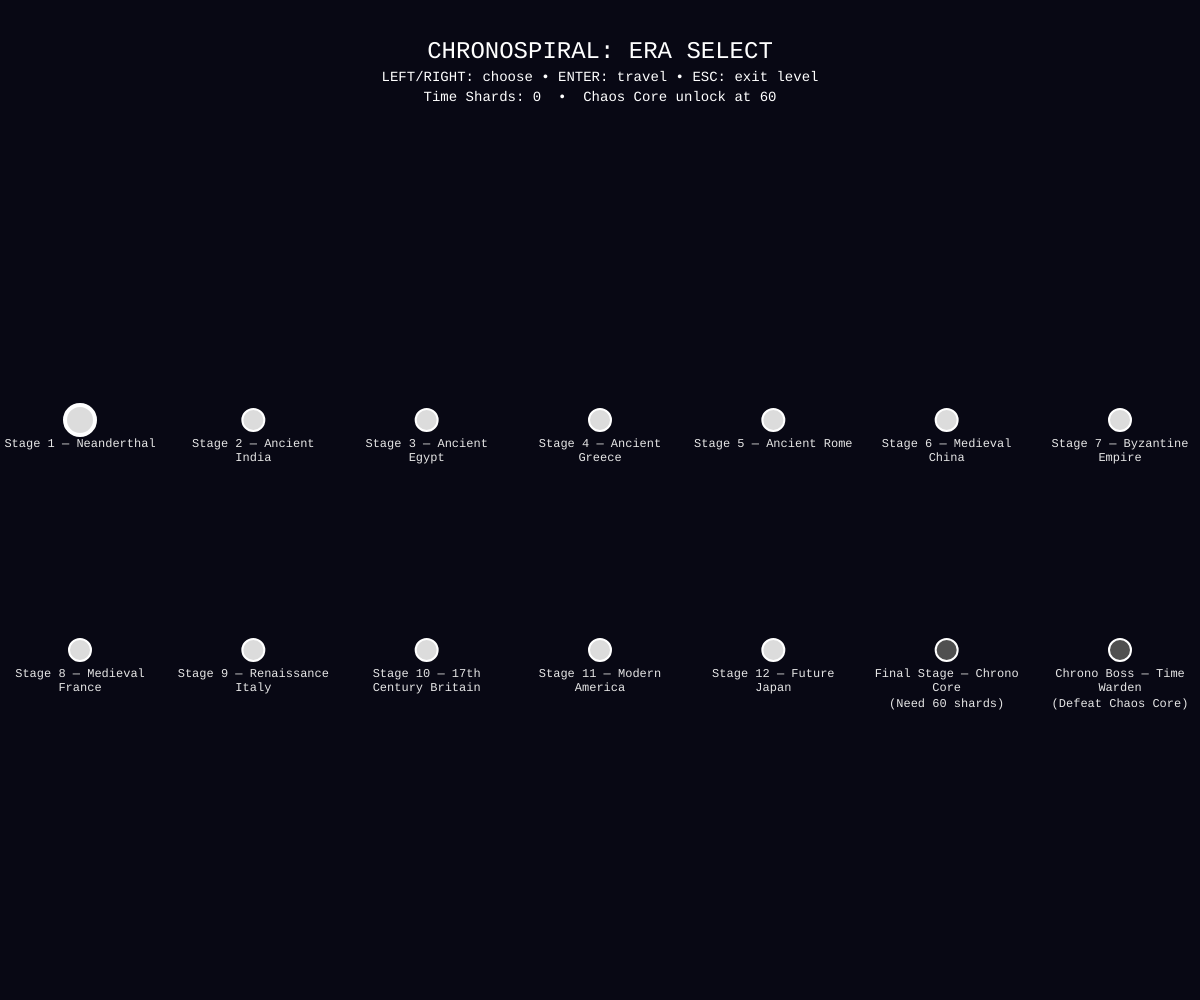
Frame 1 (no input)
Frame 60 (no input): identical to frame 1, image omitted
Frame 120 (the mouse pressed at the canvas centre since frame 60): identical to frame 1, image omitted

The p5.js sketch that drew this single still picture (run headless with seeded random() and noise() and a simulated clock; from frame 60 on, the mouse is pressed at the canvas centre):

// p5.js sketch
// ── sketch.js
// ChronoSpiral: Radial time-travel platformer prototype
// p5.js 1.11.x

const CANVAS_W = 960; // kept as legacy, not used for createCanvas
const CANVAS_H = 540;

let centerX, centerY;

// Base spiral parameter used by all platform curves
let spiralA = 12; // tightness of the spiral (r = a * theta)
let maxTheta = 10 * Math.PI;

let player;
let currentLevel = 0;
let currentLevelIndex = 0;

const START_THETA_FACTOR = 0.9; // start near the outer edge

// Game states
let GAME_STATE = "MAP"; // MAP | INTRO | PLAY
let introTimer = 0;
const INTRO_DURATION = 120; // frames (~2 seconds)

const LEVEL_TIME_LIMIT_FRAMES = 3 * 60 * 60; // 3 minutes at 60fps
let levelTimeFramesRemaining = LEVEL_TIME_LIMIT_FRAMES;
let shardsEarnedThisRun = 0;

let unlockedLevels = [];
let selectedLevelIndex = 0;

const levels = [
  {
    name: "Stage 1 — Neanderthal",
    year: "40,000 BCE",
    location: "Ancient Caves",
    palette: { bg: [12, 12, 28], spiral: [90, 200, 140], portal: [80, 180, 255] },
    musicHint: "Cavern beats, bone clacks",
    enemyTint: [220, 120, 80],
    enemyType: "neanderthal",
    enemyCount: 4,
    enemyOffsets: [-20, 20],
    shardCount: 5,
    difficulty: { gravityScale: 1, runSpeedScale: 1, enemySpeedScale: 1 },
    // Simple Archimedean spiral
    platformCurve: (theta) => spiralA * theta,
  },
  {
    name: "Stage 2 — Ancient India",
    year: "2500 BCE",
    location: "Indus Valley",
    palette: { bg: [9, 10, 24], spiral: [200, 150, 255], portal: [255, 205, 90] },
    musicHint: "Sitar-like arps, tabla blips",
    enemyTint: [255, 140, 120],
    enemyType: "lotusOrb",
    enemyCount: 6,
    enemyOffsets: [-30, -10, 10, 30],
    shardCount: 7,
    difficulty: { gravityScale: 1, runSpeedScale: 1, enemySpeedScale: 1 },
    // Lotus/mandala-esque: spiral + radial petals
    platformCurve: (theta) => {
      const base = spiralA * theta;
      const petalAmp = 30; // strength of petals
      const petals = 3; // number of lobes
      return base + petalAmp * Math.sin(petals * theta);
    },
  },
  {
    name: "Stage 3 — Ancient Egypt",
    year: "1450 BCE",
    location: "Banks of the Nile",
    palette: { bg: [16, 10, 18], spiral: [240, 200, 120], portal: [255, 240, 180] },
    musicHint: "Desert winds, square-wave chants",
    enemyTint: [255, 170, 70],
    enemyType: "scarab",
    enemyCount: 7,
    enemyOffsets: [-40, -20, 0, 20, 40],
    shardCount: 8,
    difficulty: { gravityScale: 1, runSpeedScale: 1.05, enemySpeedScale: 1.05 },
    // Stepped pyramid: spiral snapped to tiered steps
    platformCurve: (theta) => {
      const base = spiralA * theta;
      const stepSize = 40; // height of each "tier"
      return Math.floor(base / stepSize) * stepSize;
    },
  },
  {
    name: "Stage 4 — Ancient Greece",
    year: "450 BCE",
    location: "Aegean Coast",
    palette: { bg: [8, 12, 26], spiral: [120, 220, 255], portal: [180, 230, 255] },
    musicHint: "Lyre plucks over arps",
    enemyTint: [140, 200, 255],
    enemyType: "hoplite",
    enemyCount: 8,
    enemyOffsets: [-35, -15, 15, 35],
    shardCount: 9,
    difficulty: { gravityScale: 1.05, runSpeedScale: 1.05, enemySpeedScale: 1.1 },
    // Star / laurel-like: spiral with spikes
    platformCurve: (theta) => {
      const base = spiralA * theta;
      const starAmp = 40;
      const spikes = 5;
      // subtract starAmp so r(0) ~ 0 and center still works
      return base + starAmp * Math.cos(spikes * theta) - starAmp;
    },
  },
  {
    name: "Stage 5 — Ancient Rome",
    year: "80 CE",
    location: "Rising Colosseum",
    palette: { bg: [20, 10, 24], spiral: [235, 210, 170], portal: [255, 235, 130] },
    musicHint: "Horn calls, marching toms",
    enemyTint: [220, 140, 90],
    enemyType: "legionary",
    enemyCount: 9,
    enemyOffsets: [-35, -15, 15, 35],
    shardCount: 10,
    difficulty: { gravityScale: 1.1, runSpeedScale: 1.08, enemySpeedScale: 1.12 },
    // Tiered colosseum ramps with arches
    platformCurve: (theta) => {
      const base = spiralA * theta;
      const stepSize = 30;
      const tiered = Math.floor(base / stepSize) * stepSize;
      const colosseumWave = 10 * Math.sin(4 * theta);
      return tiered + colosseumWave;
    },
  },
  {
    name: "Stage 6 — Medieval China",
    year: "1100 CE",
    location: "Great Wall Peaks",
    palette: { bg: [8, 20, 26], spiral: [60, 200, 160], portal: [255, 200, 140] },
    musicHint: "Lantern lullabies, bamboo flutes",
    enemyTint: [180, 200, 255],
    enemyType: "lanternSpirit",
    enemyCount: 9,
    enemyOffsets: [-30, -10, 10, 30],
    shardCount: 11,
    difficulty: { gravityScale: 1.12, runSpeedScale: 1.1, enemySpeedScale: 1.15 },
    // Great Wall-like crenellations along the spiral
    platformCurve: (theta) => {
      const base = spiralA * theta;
      const segmentSize = 35;
      const wallBase = Math.floor(base / segmentSize) * segmentSize;
      const crenel = 8 * Math.sign(Math.sin(theta * 6));
      return wallBase + crenel;
    },
  },
  {
    name: "Stage 7 — Byzantine Empire",
    year: "540 CE",
    location: "Constantinople",
    palette: { bg: [10, 8, 30], spiral: [240, 210, 120], portal: [255, 255, 210] },
    musicHint: "Chanting mosaics, bronze bells",
    enemyTint: [255, 200, 120],
    enemyType: "ikon",
    enemyCount: 10,
    enemyOffsets: [-32, -12, 12, 32],
    shardCount: 12,
    difficulty: { gravityScale: 1.15, runSpeedScale: 1.12, enemySpeedScale: 1.18 },
    // Smooth repeating dome bulges along the spiral
    platformCurve: (theta) => {
      const base = spiralA * theta;
      const domeAmp = 24;
      const domes = 6;
      const domeShape = Math.pow(Math.cos((domes * theta) / 2), 2);
      return base + domeAmp * domeShape;
    },
  },
  {
    name: "Stage 8 — Medieval France",
    year: "1250 CE",
    location: "Cathedral Streets",
    palette: {
      bg: [15, 10, 22],
      spiral: [210, 190, 150],
      portal: [255, 220, 160],
    },
    musicHint: "Lute and choir over marching drums",
    enemyTint: [210, 140, 160],
    enemyType: "frKnight",
    enemyCount: 9,
    enemyOffsets: [-35, -15, 15, 35],
    shardCount: 10,
    difficulty: { gravityScale: 1.18, runSpeedScale: 1.14, enemySpeedScale: 1.2 },
    // Gothic arches along the spiral: base + absolute sine arches
    platformCurve: (theta) => {
      const base = spiralA * theta;
      const archAmp = 18;
      const arches = 4;
      const archShape = Math.abs(Math.sin(arches * theta));
      return base + archAmp * archShape;
    },
  },
  {
    name: "Stage 9 — Renaissance Italy",
    year: "1490 CE",
    location: "Florentine Studios",
    palette: {
      bg: [18, 10, 18],
      spiral: [235, 205, 165],
      portal: [255, 235, 200],
    },
    musicHint: "Harpsichord patterns, mechanical ticks",
    enemyTint: [200, 150, 90],
    enemyType: "itInventor",
    enemyCount: 10,
    enemyOffsets: [-30, -10, 10, 30],
    shardCount: 11,
    difficulty: { gravityScale: 1.2, runSpeedScale: 1.16, enemySpeedScale: 1.25 },
    // Da Vinci curves: spiral plus layered smooth waves
    platformCurve: (theta) => {
      const base = spiralA * theta;
      const wave1 = 16 * Math.sin(2 * theta);
      const wave2 = 10 * Math.sin(4 * theta + Math.PI / 4);
      return base + wave1 + wave2;
    },
  },
  {
    name: "Stage 10 — 17th Century Britain",
    year: "1620 CE",
    location: "Coasts of Britain",
    palette: {
      bg: [8, 12, 20],
      spiral: [190, 200, 210],
      portal: [255, 245, 190],
    },
    musicHint: "Fiddles over rolling sea drums",
    enemyTint: [170, 150, 120],
    enemyType: "britMusketeer",
    enemyCount: 10,
    enemyOffsets: [-40, -20, 0, 20, 40],
    shardCount: 12,
    difficulty: { gravityScale: 1.22, runSpeedScale: 1.18, enemySpeedScale: 1.28 },
    // Rolling waves: spiral with compound sine “sea” wobble
    platformCurve: (theta) => {
      const base = spiralA * theta;
      const mainWave = 20 * Math.sin(1.5 * theta);
      const chop = 6 * Math.sin(5 * theta);
      return base + mainWave + chop;
    },
  },
  {
    name: "Stage 11 — Modern America",
    year: "1985 CE",
    location: "Neon Freeways",
    palette: {
      bg: [6, 10, 18],
      spiral: [160, 200, 240],
      portal: [255, 80, 80],
    },
    musicHint: "Synth bass, freeway hum, snares",
    enemyTint: [255, 170, 90],
    enemyType: "usSkater",
    enemyCount: 11,
    enemyOffsets: [-35, -15, 15, 35],
    shardCount: 13,
    difficulty: { gravityScale: 1.24, runSpeedScale: 1.2, enemySpeedScale: 1.32 },
    // Freeway cloverleaf: repeating ramp (sawtooth) pattern
    platformCurve: (theta) => {
      const base = spiralA * theta;
      const period = Math.PI / 2;
      const local = theta % period;
      const ramp = local / period;
      const buildingAmp = 30;
      return base + buildingAmp * ramp;
    },
  },
  {
    name: "Stage 12 — Future Japan",
    year: "2188 CE",
    location: "Neo Tokyo Skyline",
    palette: {
      bg: [4, 6, 16],
      spiral: [200, 80, 255],
      portal: [120, 255, 200],
    },
    musicHint: "Fast arps, city pop ghosts, glitch kicks",
    enemyTint: [255, 120, 200],
    enemyType: "jpMech",
    enemyCount: 12,
    enemyOffsets: [-40, -20, 0, 20, 40],
    shardCount: 14,
    difficulty: { gravityScale: 1.28, runSpeedScale: 1.25, enemySpeedScale: 1.38 },
    // Neon starburst: spiral with high-frequency spikes
    platformCurve: (theta) => {
      const base = spiralA * theta;
      const spikeAmp = 26;
      const spikes = 7;
      return base + spikeAmp * Math.sin(spikes * theta);
    },
  },
  {
    name: "Final Stage — Chrono Core",
    year: "???",
    location: "The Broken Spiral",
    palette: {
      bg: [6, 4, 12],
      spiral: [240, 120, 255],
      portal: [120, 255, 220],
    },
    musicHint: "Fractured time core, glitch choir",
    enemyTint: [255, 240, 180],
    enemyType: "bossChaos",
    enemyCount: 1,
    enemyOffsets: [0],
    shardCount: 0,
    difficulty: { gravityScale: 1.35, runSpeedScale: 1.28, enemySpeedScale: 1.5 },
    isPulseLevel: true,
    pulseIntervalFrames: 20 * 60,
    pulseSpeed: 0.08,
    safeZones: [
      { thetaStart: 2.0 * Math.PI, thetaEnd: 2.3 * Math.PI },
      { thetaStart: 4.0 * Math.PI, thetaEnd: 4.3 * Math.PI },
      { thetaStart: 6.0 * Math.PI, thetaEnd: 6.35 * Math.PI },
    ],
    // Wild, unstable curve for the finale
    platformCurve: (theta) => {
      const base = spiralA * theta;
      const chaos = 50 * Math.sin(3 * theta + Math.sin(theta * 2));
      return base + chaos;
    },
  },
  {
    name: "Chrono Boss — Time Warden",
    year: "???",
    location: "Heart of the Nexus",
    palette: {
      bg: [4, 2, 10],
      spiral: [255, 200, 120],
      portal: [120, 255, 200],
    },
    musicHint: "Unknown entity stirring...",
    enemyTint: [255, 180, 200],
    enemyType: "bossWarden",
    enemyCount: 1,
    enemyOffsets: [0],
    shardCount: 0,
    difficulty: { gravityScale: -1.2, runSpeedScale: 1.32, enemySpeedScale: 1.6 },
    isCoreBossLevel: true,
    bossDurationFrames: 60 * 60,
    bossMaxPull: 220,
    platformCurve: (theta) => {
      const base = spiralA * theta;
      const ripple = 34 * Math.sin(2.2 * theta + Math.sin(theta));
      return Math.max(0, base + ripple - bossPullOffset);
    },
  },
];

const CHRONO_CORE_INDEX = levels.length - 2; // Final Stage — Chrono Core
const BOSS_LEVEL_INDEX = levels.length - 1; // Time Warden
const BOSS_SHARD_GOAL = 60;
const DOUBLE_JUMP_SHARD_THRESHOLD = 30;
const INVULN_SHARD_THRESHOLD = 15;
const FREEZE_SHARD_THRESHOLD = 45;
const INVULN_DURATION = 60; // frames
const FREEZE_DURATION = 120; // frames
const INVULN_COOLDOWN_FRAMES = 15 * 60; // 15 seconds at 60fps
const FREEZE_COOLDOWN_FRAMES = 30 * 60; // 30 seconds at 60fps

const enemies = [];
const shards = [];
let globalShardTotal = 0;
let invulnFrames = 0;
let freezeFrames = 0;
let invulnCooldown = 0;
let freezeCooldown = 0;
let pulseActive = false;
let pulseHeadTheta = 0;
let pulseCooldown = 0;
let bossPullOffset = 0;
let bossDurationTotal = LEVEL_TIME_LIMIT_FRAMES;

// --- Helpers for current level & platform curve ---

function currentLevelObj() {
  return levels[currentLevel % levels.length];
}

function platformR(theta) {
  return currentLevelObj().platformCurve(theta);
}

// Find the closest inner spiral ring along the same radial direction.
// Returns {theta, r} or null when nothing suitable is found.
function findInnerRing(theta, currentR) {
  const baseAngle = ((theta % TWO_PI) + TWO_PI) % TWO_PI;

  let best = null;
  let bestDiff = Infinity;
  const maxJumpGap = 80; // maximum inward snap distance

  for (let t = baseAngle; t <= maxTheta; t += TWO_PI) {
    const ringR = platformR(t);
    if (ringR < currentR) {
      const diff = currentR - ringR;
      if (diff < maxJumpGap && diff < bestDiff) {
        bestDiff = diff;
        best = { theta: t, r: ringR };
      }
    }
  }

  return best;
}

// --- Player ---

class Player {
  constructor() {
    // Start near the "outer" end of the path
    this.theta = maxTheta * START_THETA_FACTOR;
    this.prevTheta = this.theta;
    this.rVel = 0;
    this.jumpStrength = -4; // toned-down inward impulse
    this.maxOutwardSpeed = 3; // cap falling speed
    this.onGround = false;
    this.radius = 14;
    this.coyoteFrames = 0;
    this.movingDir = 0; // -1 left, 1 right, 0 idle
    this.facingDir = 1; // remembered facing when idle
    this.doubleJumpReady = false;
    this.airJumpUsed = false;
    this.jumpHeld = false;
    this.downHeld = false;
    this.seekingInnerRing = false;

    // Climb animation state
    this.climbAnimating = false;
    this.climbFromR = 0;
    this.climbToR = 0;
    this.climbFromTheta = 0;
    this.climbToTheta = 0;
    this.climbFrames = 14;
    this.climbTimer = 0;

    // Drop animation state
    this.dropAnimating = false;
    this.dropFromR = 0;
    this.dropToR = 0;
    this.dropFromTheta = 0;
    this.dropToTheta = 0;
    this.dropAnimFrames = 16;
    this.dropAnimTimer = 0;

    const initialR = platformR(this.theta);
    this.r = initialR;
    this.x = centerX + initialR * Math.cos(this.theta);
    this.y = centerY + initialR * Math.sin(this.theta);
  }

  update() {
    const level = currentLevelObj();
    const gravity = 0.22 * (level.difficulty?.gravityScale ?? 1); // radial outward acceleration
    const runSpeed = 0.035 * (level.difficulty?.runSpeedScale ?? 1); // scaled per-level pace

    // Handle climb tween before normal physics
    if (this.climbAnimating) {
      const jumpKeyDown =
        keyIsDown(88) || keyIsDown(UP_ARROW) || keyIsDown(32); // X, Up, or Space
      const downKeyDown =
        keyIsDown(DOWN_ARROW) || keyIsDown(67) || keyIsDown(18) || keyIsDown(90); // Down, C, Alt, Z

      this.jumpHeld = jumpKeyDown;
      this.downHeld = downKeyDown;

      this.climbTimer--;
      let t = 1 - this.climbTimer / this.climbFrames;
      t = constrain(t, 0, 1);
      const eased = t * t * (3 - 2 * t);

      const theta = this.climbToTheta;
      const r = lerp(this.climbFromR, this.climbToR, eased);

      this.theta = theta;
      this.r = r;
      this.onGround = false;
      this.rVel = 0;
      this.coyoteFrames = 0;

      this.x = centerX + r * Math.cos(theta);
      this.y = centerY + r * Math.sin(theta);

      if (this.climbTimer <= 0) {
        this.climbAnimating = false;
        const targetR = platformR(theta);
        this.r = targetR;
        this.x = centerX + targetR * Math.cos(theta);
        this.y = centerY + targetR * Math.sin(theta);
        this.onGround = true;
        this.coyoteFrames = 6;
        this.airJumpUsed = false;
      }

      return;
    }

    // Handle animated drop tween before normal physics
    if (this.dropAnimating) {
      const jumpKeyDown =
        keyIsDown(88) || keyIsDown(UP_ARROW) || keyIsDown(32); // X, Up, or Space
      const downKeyDown =
        keyIsDown(DOWN_ARROW) || keyIsDown(67) || keyIsDown(18) || keyIsDown(90); // Down, C, Alt, Z

      this.jumpHeld = jumpKeyDown;
      this.downHeld = downKeyDown;

      this.dropAnimTimer--;
      let t = 1 - this.dropAnimTimer / this.dropAnimFrames;
      t = constrain(t, 0, 1);
      const eased = t * t * (3 - 2 * t); // smoothstep

      const theta = this.dropToTheta;
      const r = lerp(this.dropFromR, this.dropToR, eased);

      this.theta = theta;
      this.r = r;
      this.onGround = false;
      this.rVel = 0;
      this.coyoteFrames = 0;

      this.x = centerX + r * Math.cos(theta);
      this.y = centerY + r * Math.sin(theta);

      if (this.dropAnimTimer <= 0) {
        this.dropAnimating = false;

        const targetR = platformR(theta);
        this.r = targetR;
        this.x = centerX + targetR * Math.cos(theta);
        this.y = centerY + targetR * Math.sin(theta);

        this.onGround = true;
        this.coyoteFrames = 6;
        this.airJumpUsed = false;
      }

      return; // skip normal physics while tweening
    }

    // Track previous theta for movement direction
    this.prevTheta = this.theta;
    this.seekingInnerRing = false;

    // Angular movement: LEFT/RIGHT run along the curve
    let desiredTheta = this.theta;
    if (keyIsDown(LEFT_ARROW)) {
      desiredTheta -= runSpeed;
    }
    if (keyIsDown(RIGHT_ARROW)) {
      desiredTheta += runSpeed;
    }

    // Clamp desired theta within spiral limits
    desiredTheta = constrain(desiredTheta, 0, maxTheta);

    // Block stepping into vertical walls when grounded
    const currentRForWalls = this.getR();
    const band = 18;
    const desiredR = platformR(desiredTheta);
    const steepWall = this.onGround && Math.abs(desiredR - currentRForWalls) > band;
    if (!steepWall) {
      this.theta = desiredTheta;
    }

    // Determine movement direction for animation
    const deltaTheta = this.theta - this.prevTheta;
    if (deltaTheta > 0.0001) {
      this.movingDir = 1;
      this.facingDir = 1;
    } else if (deltaTheta < -0.0001) {
      this.movingDir = -1;
      this.facingDir = -1;
    } else {
      this.movingDir = 0;
    }

    // Apply radial gravity (outward)
    this.rVel += gravity;

    // Integrate radius toward/away from the platform curve
    let targetR = platformR(this.theta);
    let currentR = this.getR();

    // Simple "ground band" around curve
    const projectedR = currentR + this.rVel;
    const withinBand = projectedR >= targetR - band && projectedR <= targetR + band;
    const crossesInnerPlatform = this.rVel < 0 && currentR > targetR && projectedR <= targetR;
    const crossesOuterPlatform = this.rVel > 0 && currentR < targetR && projectedR >= targetR;

    // Snap when landing outward within the band, or when a jump crosses the platform plane
    const shouldSnap =
      (withinBand && this.rVel >= 0) ||
      crossesInnerPlatform ||
      crossesOuterPlatform;

    if (shouldSnap) {
      currentR = targetR;
      this.rVel = 0;
      this.onGround = true;
    } else {
      this.onGround = false;
      currentR = projectedR;
    }

    // Coyote time: brief grace period after leaving a platform
    if (this.onGround) {
      this.coyoteFrames = 6;
      this.doubleJumpReady = globalShardTotal >= DOUBLE_JUMP_SHARD_THRESHOLD;
      this.airJumpUsed = false;
    } else if (this.coyoteFrames > 0) {
      this.coyoteFrames--;
    }

    // Jump / drop controls
    const jumpKeyDown =
      keyIsDown(88) || keyIsDown(UP_ARROW) || keyIsDown(32); // X, Up, or Space
    const downKeyDown =
      keyIsDown(DOWN_ARROW) || keyIsDown(67) || keyIsDown(18) || keyIsDown(90); // Down, C, Alt, or Z

    const jumpPressed = jumpKeyDown && !this.jumpHeld;
    const downPressed = downKeyDown && !this.downHeld;

    if (this.coyoteFrames > 0 && jumpPressed) {
      this.rVel = this.jumpStrength;
      this.onGround = false;
      this.coyoteFrames = 0;
      this.airJumpUsed = false;
      currentR += this.rVel;
    } else if (!this.onGround && this.doubleJumpReady && !this.airJumpUsed && jumpPressed) {
      // Air jump only after earning enough shards
      const innerRing = findInnerRing(this.theta, currentR);
      if (innerRing) {
        this.airJumpUsed = true;
        this.startClimbToInnerRing(innerRing.theta, innerRing.r);
        this.jumpHeld = jumpKeyDown;
        this.downHeld = downKeyDown;
        return;
      }
      this.rVel = this.jumpStrength * 1.6;
      this.airJumpUsed = true;
      currentR += this.rVel;
    }

    if (downPressed && this.onGround) {
      // Attempt to snap to the next visible outer loop; if none exists, do nothing.
      if (this.snapToOuterSpiral()) {
        this.jumpHeld = jumpKeyDown;
        this.downHeld = downKeyDown;
        return;
      }
    }

    this.jumpHeld = jumpKeyDown;
    this.downHeld = downKeyDown;

    // Cap outward speed so drops don't rocket off the curve
    if (this.rVel > this.maxOutwardSpeed) {
      this.rVel = this.maxOutwardSpeed;
    }

    // On the core boss stage we let the spiral feel endless; otherwise, falling far
    // past the outer edge resets the player.
    const stage = currentLevelObj();
    if (!stage.isCoreBossLevel) {
      const outerLimit = platformR(maxTheta) + 80;
      if (currentR > outerLimit) {
        resetPlayerToStart();
        return;
      }
    }

    // Update position from polar
    this.x = centerX + currentR * Math.cos(this.theta);
    this.y = centerY + currentR * Math.sin(this.theta);
    this.r = currentR;

    // Warp trigger: close enough to center
    const currentStage = currentLevelObj();
    if (currentR < 35 && !currentStage.isCoreBossLevel) {
      warpToNextLevel();
    }
  }

  startClimbToInnerRing(targetTheta, targetR) {
    this.climbAnimating = true;
    this.climbFromR = this.getR();
    this.climbToR = targetR;
    this.climbFromTheta = this.theta;
    this.climbToTheta = targetTheta;
    this.climbTimer = this.climbFrames;

    this.onGround = false;
    this.rVel = 0;
    this.coyoteFrames = 0;
    this.seekingInnerRing = false;
  }

  snapToOuterSpiral() {
    // Find the next outer loop of the spiral at the same angular position.
    const baseTheta = this.theta % TWO_PI;
    const currentR = this.getR();

    let bestTheta = null;
    let bestR = null;

    for (let k = 1; k <= 4; k++) {
      const candidateTheta = baseTheta + TWO_PI * k;
      if (candidateTheta > maxTheta) break;

      const candidateR = platformR(candidateTheta);
      if (candidateR > currentR + 25) {
        bestTheta = candidateTheta;
        bestR = candidateR;
        break;
      }
    }

    if (bestTheta === null) return false;

    this.dropAnimating = true;
    this.dropFromR = currentR;
    this.dropToR = bestR;
    this.dropFromTheta = this.theta;
    this.dropToTheta = bestTheta;
    this.dropAnimTimer = this.dropAnimFrames;

    this.onGround = false;
    this.rVel = 0;
    this.coyoteFrames = 0;
    this.airJumpUsed = false;

    return true;
  }

  getR() {
    return typeof this.r === "number" ? this.r : platformR(this.theta);
  }

  draw() {
    // Angle from center to player (radial outward direction)
    const radialAngle = Math.atan2(this.y - centerY, this.x - centerX);

    push();
    translate(this.x, this.y);

    // --- SHADOW (world space, before rotating character) ---
    const shadowDist = 10;
    const sx = Math.cos(radialAngle) * shadowDist;
    const sy = Math.sin(radialAngle) * shadowDist;
    noStroke();
    fill(0, 60);
    ellipse(sx, sy, 20, 6);

    // Feet point outward
    rotate(radialAngle - HALF_PI);

    // Flip sprite so he faces the last movement direction along the tangent
    if (this.facingDir < 0) {
      scale(-1, 1);
    }

    // Anchor the character so local (0,0) is at his feet on the platform
    const FOOT_ANCHOR = 26;
    translate(0, -FOOT_ANCHOR);

    // Small lift when airborne
    if (!this.onGround) {
      translate(0, -2);
    }

    // Climb pose: crouch then pop up during inner-ring hop
    if (this.climbAnimating) {
      const climbPhase = 1 - this.climbTimer / this.climbFrames;
      const crouch = climbPhase < 0.5
        ? map(climbPhase, 0, 0.5, 1.0, 0.7)
        : map(climbPhase, 0.5, 1, 0.7, 1.0);
      const climbOffset = climbPhase < 0.5
        ? map(climbPhase, 0, 0.5, 8, -4)
        : map(climbPhase, 0.5, 1, -4, 0);
      translate(0, climbOffset);
      scale(1, crouch);
    }

    // Drop dust / warp trails
    if (this.dropAnimating) {
      const progress = 1 - this.dropAnimTimer / this.dropAnimFrames; // 0→1
      const alpha = 120 * (1 - progress); // fade out

      noStroke();
      fill(255, 255, 255, alpha);

      const baseY = 12; // around where the feet are
      for (let i = -1; i <= 1; i++) {
        const px = i * 5;
        const py = baseY + 4 + progress * 6;
        ellipse(px, py, 4 + progress * 2, 4 + progress * 2);
      }

      // Optional warp streak directly under feet
      fill(180, 240, 255, alpha);
      rectMode(CENTER);
      rect(0, baseY + 2 + progress * 4, 14, 3 + progress * 3, 2);
    }

    // --- chubby bearded runner ---
    let runCycle = 0;
    if (this.movingDir !== 0 && this.onGround) {
      runCycle = (frameCount * 0.35) % TWO_PI;
    }
    const legSwing = Math.sin(runCycle) * 5;
    const armSwing = Math.sin(runCycle + Math.PI) * 6;
    const bob = this.onGround ? Math.sin(runCycle * 2) * 1.5 : 0;

    translate(0, bob);

    const headH = 18;
    const headW = 16;
    const bodyW = 18;
    const bodyH = 16;
    const legLen = 12;

    // Legs (yellow boots)
    stroke(0);
    strokeWeight(3);
    line(-4, 10, -4 + legSwing * 0.4, 10 + legLen);
    line(4, 10, 4 - legSwing * 0.4, 10 + legLen);

    noStroke();
    fill(250, 220, 80);
    ellipse(-4 + legSwing * 0.4, 10 + legLen + 2, 8, 5);
    ellipse(4 - legSwing * 0.4, 10 + legLen + 2, 8, 5);

    // Body (blue shirt)
    rectMode(CENTER);
    fill(80, 180, 255);
    rect(0, 4, bodyW, bodyH, 6);

    // Arms
    push();
    translate(-bodyW * 0.4, 2);
    rotate(radians(armSwing * 1.5));
    fill(80, 180, 255);
    rect(0, 0, 10, 6, 3);
    fill(240, 210, 180);
    ellipse(7, 0, 6, 6);
    pop();

    push();
    translate(bodyW * 0.4, 2);
    rotate(radians(-armSwing * 1.5));
    fill(80, 180, 255);
    rect(0, 0, 10, 6, 3);
    fill(240, 210, 180);
    ellipse(7, 0, 6, 6);
    pop();

    // Head with beard and hair tufts
    push();
    translate(0, -8);
    fill(20, 20, 30);
    ellipse(0, -4, headW + 6, headH + 4);

    fill(240, 210, 180);
    ellipse(0, -4, headW, headH);

    fill(20, 20, 30);
    arc(0, -2, headW, headH, 0, Math.PI, CHORD);

    const eyeOffset = 4;
    const dirBias = this.facingDir * 1.5;
    fill(0);
    ellipse(-eyeOffset + dirBias, -6, 3, 3);
    ellipse(eyeOffset + dirBias, -6, 3, 3);

    stroke(0);
    strokeWeight(2);
    line(-6, -8, -3, -7);
    line(3, -7, 6, -8);

    stroke(20, 20, 30);
    strokeWeight(3);
    line(-3, -14, -3, -18);
    line(3, -14, 3, -18);
    pop();

    // Invulnerability glow
    if (invulnFrames > 0) {
      noFill();
      stroke(120, 255, 220, 200);
      strokeWeight(3);
      ellipse(0, -4, 32, 32);
    }

    pop();
  }
}

// --- Enemy ---

class Enemy {
  constructor(theta, offset, subtype = null) {
    this.theta = theta;
    this.offset = offset;
    this.subtype = subtype;
    this.dir = random([1, -1]);
    this.baseSpeed = random(0.005, 0.015);
    this.speed = this.baseSpeed * this.dir;
    this.prevTheta = this.theta;
    this.movingDir = 0;
    this.facingDir = 1;
    this.rollAngle = random(TWO_PI);
    this.radius = 13;
  }

  update() {
    const level = currentLevelObj();
    const type = this.subtype || level.enemyType;
    const enemySpeedScale = level.difficulty?.enemySpeedScale ?? 1;
    let speedMag = this.baseSpeed * enemySpeedScale;

    if (type === "hoplite") {
      speedMag *= 1.4;
    } else if (type === "ikon") {
      speedMag *= 0.85;
    } else if (type === "frKnight") {
      speedMag *= 1.05;
    } else if (type === "itInventor") {
      speedMag *= 1.05;
    } else if (type === "britMusketeer") {
      speedMag *= 0.9;
    } else if (type === "usSkater") {
      speedMag *= 1.5;
    } else if (type === "jpMech") {
      speedMag *= 1.6;
    } else if (type === "bossChaos") {
      speedMag *= 1.8;
    } else if (type === "bossWarden") {
      speedMag *= 1.7;
    }

    this.prevTheta = this.theta;

    const thetaDelta = speedMag * this.dir;
    // Move along the curve
    this.theta = constrain(this.theta + thetaDelta, 0, maxTheta);

    let turned = false;

    if (this.theta <= 0 || this.theta >= maxTheta) {
      this.dir *= -1;
      turned = true;
    }

    const deltaThetaSigned = this.theta - this.prevTheta;
    if (deltaThetaSigned > 0.0001) {
      this.movingDir = 1;
      this.facingDir = 1;
    } else if (deltaThetaSigned < -0.0001) {
      this.movingDir = -1;
      this.facingDir = -1;
    } else {
      this.movingDir = 0;
    }

    const baseR = platformR(this.theta);
    const laneR = baseR + constrain(this.offset, -6, 6);
    const groundOffset = type === "boulder" ? this.radius * 0.35 : 0;
    let radialWiggle = 0;

    // Slight behavior variations per enemy type, kept subtle so feet stay on the ground
    if (type === "scarab") {
      radialWiggle = 6 * Math.sin(frameCount * 0.2 + this.theta);
    } else if (type === "lotusOrb") {
      radialWiggle = 4 * Math.sin(frameCount * 0.15 + this.theta * 0.5);
    } else if (type === "lanternSpirit") {
      radialWiggle = 6 * Math.sin(frameCount * 0.17 + this.theta * 0.35);
      radialWiggle += 3 * Math.sin(frameCount * 0.11 + this.offset * 0.2);
    } else if (type === "legionary") {
      if (turned) {
        radialWiggle += 4;
      }
      radialWiggle += 3 * Math.sin(frameCount * 0.3 + this.theta);
    } else if (type === "frKnight") {
      radialWiggle = 3 * Math.sin(frameCount * 0.18 + this.theta);
    } else if (type === "itInventor") {
      radialWiggle = 4 * Math.sin(frameCount * 0.22 + this.theta * 0.5);
    } else if (type === "usSkater") {
      radialWiggle = 3 * Math.sin(frameCount * 0.4 + this.theta);
    } else if (type === "jpMech") {
      radialWiggle = 4 * Math.sin(frameCount * 0.35 + this.theta * 1.2);
    } else if (type === "bossChaos") {
      radialWiggle = 10 * Math.sin(frameCount * 0.2 + this.theta * 1.2);
      radialWiggle += 6 * Math.sin(frameCount * 0.07 + this.offset);
    } else if (type === "bossWarden") {
      radialWiggle = 8 * Math.sin(frameCount * 0.16 + this.theta * 1.3);
      radialWiggle += 5 * Math.sin(frameCount * 0.11 + this.offset * 0.6);
    } else if (type === "ikon") {
      radialWiggle = 4 * Math.sin(frameCount * 0.12 + this.theta * 0.5);
    }

    // Keep enemies attached to the platform lane with a small wiggle allowance
    const clampBand = 10;
    const radiusBase = laneR + groundOffset;
    const radius = constrain(radiusBase + radialWiggle, radiusBase - clampBand, radiusBase + clampBand);

    // Track roll based on distance traveled along the curve
    const pathDistance = Math.abs(deltaThetaSigned) * baseR;
    const spinDir = deltaThetaSigned >= 0 ? 1 : -1;
    this.rollAngle = (this.rollAngle + spinDir * (pathDistance / Math.max(this.radius, 1))) % TWO_PI;

    this.x = centerX + radius * Math.cos(this.theta);
    this.y = centerY + radius * Math.sin(this.theta);
    this.r = radius;

    // Store last applied speed for reference
    this.speed = speedMag * this.dir;
  }

  draw() {
    const level = currentLevelObj();
    const type = this.subtype || level.enemyType;
    const tint = level.enemyTint;
    const radialAngle = Math.atan2(this.y - centerY, this.x - centerX);

    push();
    translate(this.x, this.y);

    // Radial shadow cast outward from center
    const shadowDist = 8;
    const sx = Math.cos(radialAngle) * shadowDist;
    const sy = Math.sin(radialAngle) * shadowDist;
    noStroke();
    fill(0, 60);
    ellipse(sx, sy, 16, 5);

    // Orient so local +Y points outward from the center (feet away from center)
    rotate(radialAngle - HALF_PI);

    const needsFacing = !["boulder", "lotusOrb", "lanternSpirit", "ikon", "bossChaos"].includes(type);
    if (needsFacing && this.facingDir < 0) {
      scale(-1, 1);
    }
    stroke(0);
    strokeWeight(3);
    fill(tint[0], tint[1], tint[2]);

    switch (type) {
      case "boulder":
        // Angry rolling boulder
        push();
        rotate(this.rollAngle);

        noStroke();
        fill(205, 120, 70);
        ellipse(0, 0, this.radius * 2, this.radius * 2);

        stroke(80, 40, 25);
        strokeWeight(3);
        noFill();
        ellipse(0, 0, this.radius * 2, this.radius * 2);

        // Plank/rock lines for roll readability
        stroke(60, 30, 15);
        line(-this.radius * 0.8, 0, this.radius * 0.8, 0);
        line(0, -this.radius * 0.8, 0, this.radius * 0.8);

        noStroke();
        fill(170, 90, 55);
        ellipse(-5, -4, 2, 2);
        ellipse(3, -6, 2, 2);
        ellipse(4, 2, 2, 2);

        fill(0);
        ellipse(-4, -3, 3, 3);
        ellipse(4, -3, 3, 3);
        stroke(0);
        strokeWeight(2);
        line(-7, -6, -2, -4);
        line(2, -4, 7, -6);
        noFill();
        arc(0, 2, 8, 6, 0.2 * Math.PI, 0.8 * Math.PI);
        pop();
        break;
      case "neanderthal":
        // Club-wielding caveman that faces along the path
        translate(0, -12);

        // Legs
        stroke(0);
        strokeWeight(3);
        strokeCap(ROUND);
        line(-3, 10, -3, 16);
        line(3, 10, 3, 16);

        // Fur tunic
        noStroke();
        fill(tint[0], tint[1], tint[2]);
        rectMode(CENTER);
        rect(0, 6, 18, 14, 4);

        // Head
        fill(230, 200, 170);
        ellipse(0, -2, 14, 16);

        // Brow and single eye toward facing direction
        stroke(0);
        strokeWeight(2);
        line(-6, -6, 2, -7);
        noStroke();
        fill(0);
        ellipse(2, -4, 3, 3);

        // Beard/jawline
        fill(60, 40, 30);
        arc(0, 0, 14, 12, 0, Math.PI, CHORD);

        // Stone club behind him
        push();
        translate(-8, 2);
        rotate(-0.6);
        fill(100, 80, 60);
        rect(0, 0, 14, 4, 2);
        fill(80, 60, 40);
        ellipse(7, 0, 6, 8);
        pop();
        break;
      case "lotusOrb":
        // Glowing orb / mandala spirit
        ellipse(0, 0, 20, 20);
        noFill();
        ellipse(0, 0, 28, 28);
        break;
      case "lanternSpirit":
        // Hanging paper lantern
        stroke(0);
        strokeWeight(2);
        line(0, -14, 0, -20);
        noStroke();
        fill(tint[0], tint[1], tint[2]);
        ellipse(0, -4, 18, 22);
        fill(255, 240, 210);
        rectMode(CENTER);
        rect(0, -4, 18, 4, 2);
        break;
      case "scarab":
        // Beetle-ish silhouette
        ellipse(0, -2, 18, 14); // body
        rect(0, -9, 10, 6, 2); // head
        line(-10, 4, -4, 0);
        line(10, 4, 4, 0);
        break;
      case "legionary":
        // Shield-forward legionary silhouette
        rectMode(CENTER);
        rect(0, 0, 14, 20, 3); // shield
        fill(0);
        ellipse(0, 0, 4, 4); // boss
        fill(tint[0], tint[1], tint[2]);
        rect(0, -16, 12, 6, 2); // helmet
        fill(255, 0, 0);
        rect(0, -20, 6, 6, 2); // plume
        break;
      case "frKnight":
        // Medieval knight with cross shield and plume
        rectMode(CENTER);
        fill(tint[0], tint[1], tint[2]);
        rect(0, 2, 16, 20, 4); // shield/body
        stroke(0);
        strokeWeight(2);
        line(-5, 2, 5, 2);
        line(0, -3, 0, 7);
        noStroke();
        fill(0);
        rect(0, -10, 14, 8, 2); // helmet
        fill(255, 0, 0);
        rect(0, -15, 6, 5, 1); // plume
        break;
      case "itInventor":
        // Da Vinci tinkerer with gear gadget
        rectMode(CENTER);
        fill(tint[0], tint[1], tint[2]);
        rect(0, 2, 16, 18, 4); // cloak
        fill(240, 220, 190);
        ellipse(0, -10, 14, 12); // head
        fill(120, 80, 50);
        arc(0, -6, 10, 8, 0, Math.PI); // beard
        noFill();
        stroke(0);
        strokeWeight(2);
        ellipse(8, 2, 8, 8); // gear
        line(8, -2, 8, 6);
        line(4, 2, 12, 2);
        break;
      case "britMusketeer":
        // Musketeer silhouette with tall hat and sash
        rectMode(CENTER);
        fill(tint[0], tint[1], tint[2]);
        rect(0, 4, 16, 20, 4); // coat
        fill(230, 210, 180);
        ellipse(0, -6, 12, 10); // head
        fill(0);
        rect(0, -12, 16, 4); // brim
        rect(0, -16, 10, 6); // crown
        stroke(0);
        strokeWeight(2);
        line(-8, 0, 8, 8); // sash
        break;
      case "usSkater":
        // Skater with board
        rectMode(CENTER);
        fill(0);
        rect(0, 8, 20, 4, 2); // board
        fill(255);
        ellipse(-8, 10, 4, 4);
        ellipse(8, 10, 4, 4);
        fill(tint[0], tint[1], tint[2]);
        rect(0, -2, 14, 16, 4); // body
        fill(230, 210, 190);
        ellipse(0, -10, 12, 10); // head
        fill(0);
        arc(0, -11, 14, 8, Math.PI, 0); // cap
        break;
      case "jpMech":
        // Compact mech/robot head
        rectMode(CENTER);
        fill(tint[0], tint[1], tint[2]);
        rect(0, 0, 18, 16, 3);
        fill(0);
        rect(-4, -2, 3, 3);
        rect(4, -2, 3, 3);
        fill(0, 255, 200);
        rect(0, 4, 10, 4, 1); // mouth panel
        fill(tint[0], tint[1], tint[2]);
        rect(-10, -2, 3, 6, 1);
        rect(10, -2, 3, 6, 1);
        break;
      case "bossChaos": {
        // Fractured time core shard
        rectMode(CENTER);
        const spin = frameCount * 0.08;
        rotate(spin);
        fill(tint[0], tint[1], tint[2]);
        rect(0, 0, 28, 10, 2);
        rotate(-2 * spin);
        rect(0, 0, 10, 28, 2);
        noFill();
        stroke(255);
        ellipse(0, 0, 34, 34);
        break;
      }
      case "bossWarden":
        // Time Warden mask
        rectMode(CENTER);
        fill(tint[0], tint[1], tint[2]);
        rect(0, -4, 26, 20, 6);
        fill(0);
        rect(-6, -6, 5, 5, 1);
        rect(6, -6, 5, 5, 1);
        fill(120, 255, 220);
        rect(0, 4, 16, 6, 2);
        noFill();
        stroke(120, 255, 220);
        strokeWeight(2);
        ellipse(0, -4, 30, 24);
        break;
      case "hoplite":
        // Ghostly hoplite helm shape
        rectMode(CENTER);
        rect(0, -6, 16, 18, 4); // helm
        fill(0);
        rect(-4, -8, 3, 3); // eye slit
        rect(4, -8, 3, 3);
        break;
      case "ikon":
        // Icon tile with cross
        rectMode(CENTER);
        rect(0, 0, 20, 20, 3);
        stroke(0);
        strokeWeight(2);
        line(-6, 0, 6, 0);
        line(0, -6, 0, 6);
        break;
      default:
        // Fallback generic baddie
        rectMode(CENTER);
        rect(0, -6, 16, 16, 3);
        rect(0, -16, 12, 6, 2);
    }

    pop();
  }
}

// --- Time Shard (collectable) ---

class TimeShard {
  constructor(theta, offset) {
    this.theta = theta;
    this.offset = offset;
    this.collected = false;
    this.updatePosition();
  }

  updatePosition() {
    const baseR = platformR(this.theta);
    const radius = baseR + this.offset;
    this.r = radius;
    this.x = centerX + radius * Math.cos(this.theta);
    this.y = centerY + radius * Math.sin(this.theta);
  }

  update() {
    if (this.collected) return;
    this.updatePosition();
  }

  draw() {
    if (this.collected) return;

    push();
    translate(this.x, this.y);
    const pulse = 2 * Math.sin(frameCount * 0.25);
    stroke(0);
    strokeWeight(2);
    fill(200, 240, 255);
    rotate(frameCount * 0.04);

    const size = 10 + pulse;
    beginShape();
    vertex(0, -size);
    vertex(size, 0);
    vertex(0, size);
    vertex(-size, 0);
    endShape(CLOSE);

    pop();
  }
}

// --- p5 setup & draw ---

function setup() {
  createCanvas(windowWidth, windowHeight); // FULL-SCREEN CANVAS
  centerX = width / 2;
  centerY = height / 2;

  // All eras are playable from the start except the Chaos Core and final boss
  unlockedLevels = levels.map((_, i) => i < CHRONO_CORE_INDEX);
  selectedLevelIndex = 0;

  player = new Player();
  generateEnemies();
  generateShards();
  textFont("Courier New");
  GAME_STATE = "MAP";
}

function windowResized() {
  resizeCanvas(windowWidth, windowHeight);
  centerX = width / 2;
  centerY = height / 2;
}

function keyPressed() {
  if (GAME_STATE === "MAP") {
    if (keyCode === LEFT_ARROW) {
      selectedLevelIndex = (selectedLevelIndex - 1 + levels.length) % levels.length;
    } else if (keyCode === RIGHT_ARROW) {
      selectedLevelIndex = (selectedLevelIndex + 1) % levels.length;
    } else if ((keyCode === ENTER || keyCode === RETURN) && unlockedLevels[selectedLevelIndex]) {
      startLevel(selectedLevelIndex);
    }
  } else if (keyCode === ESCAPE) {
    GAME_STATE = "MAP";
  }

  if (GAME_STATE === "PLAY") {
    // Invulnerability: S or Ctrl
    if (
      (key === "s" || key === "S" || keyCode === CONTROL) &&
      globalShardTotal >= INVULN_SHARD_THRESHOLD &&
      invulnCooldown <= 0 &&
      invulnFrames <= 0
    ) {
      invulnFrames = INVULN_DURATION;
      invulnCooldown = INVULN_COOLDOWN_FRAMES;
    }

    // Time freeze: D
    if (
      (key === "d" || key === "D") &&
      globalShardTotal >= FREEZE_SHARD_THRESHOLD &&
      freezeCooldown <= 0 &&
      freezeFrames <= 0
    ) {
      freezeFrames = FREEZE_DURATION;
      freezeCooldown = FREEZE_COOLDOWN_FRAMES;
    }
  }
}

function draw() {
  if (GAME_STATE === "MAP") {
    drawMapScreen();
    return;
  }

  if (invulnFrames > 0) invulnFrames--;
  if (freezeFrames > 0) freezeFrames--;
  if (invulnCooldown > 0) invulnCooldown--;
  if (freezeCooldown > 0) freezeCooldown--;

  const level = currentLevelObj();
  background(level.palette.bg);

  if (level.isCoreBossLevel) {
    updateBossPull(level);
  }

  drawPortal(level);
  drawSpiral(level);
  updateAndDrawPulse(level);
  drawShards();
  drawEnemies();

  if (GAME_STATE === "PLAY") {
    levelTimeFramesRemaining--;
    if (level.isCoreBossLevel) {
      if (levelTimeFramesRemaining <= 0) {
        handleBossVictory();
        return;
      }
    } else if (levelTimeFramesRemaining <= 0) {
      handleLevelTimeout();
      return;
    }
    player.update();
  }
  player.draw();

  if (freezeFrames > 0) {
    noStroke();
    fill(100, 180, 255, 60);
    rect(0, 0, width, height);
  }

  drawHUD(level);

  if (GAME_STATE === "INTRO") {
    drawIntroOverlay(level);
  }
}

function drawMapScreen() {
  background(8, 8, 20);
  fill(255);
  textAlign(CENTER, TOP);
  textSize(24);
  text("CHRONOSPIRAL: ERA SELECT", width / 2, 40);
  textSize(14);
  text("LEFT/RIGHT: choose • ENTER: travel • ESC: exit level", width / 2, 70);
  text(
    `Time Shards: ${globalShardTotal}  •  Chaos Core unlock at ${BOSS_SHARD_GOAL}`,
    width / 2,
    90
  );

  const rows = 2;
  const cols = Math.ceil(levels.length / rows);
  const leftMargin = 80;
  const rightMargin = 80;
  const availableWidth = Math.max(width - leftMargin - rightMargin, 200);
  const spacingX = cols > 1 ? availableWidth / (cols - 1) : 0;
  const rowY = [height * 0.42, height * 0.65];

  for (let i = 0; i < levels.length; i++) {
    const row = Math.floor(i / cols);
    const col = i % cols;
    if (row >= rows) break;

    const x = leftMargin + col * spacingX;
    const y = rowY[row];

    const isUnlocked = unlockedLevels[i];
    const isSelected = i === selectedLevelIndex;

    stroke(255);
    strokeWeight(isSelected ? 4 : 2);
    fill(isUnlocked ? 220 : 80);
    ellipse(x, y, isSelected ? 30 : 22);

    noStroke();
    fill(230);
    textAlign(CENTER, TOP);
    textSize(12);
    const labelBottom = drawWrappedLabel(levels[i].name, x, y + 18, 160, 14);

    if (!isUnlocked) {
      let lockLabel = "(locked)";
      if (i === CHRONO_CORE_INDEX) {
        lockLabel = `(Need ${BOSS_SHARD_GOAL} shards)`;
      } else if (i === BOSS_LEVEL_INDEX) {
        lockLabel = "(Defeat Chaos Core)";
      }
      text(lockLabel, x, labelBottom + 2);
    }
  }
}

function drawWrappedLabel(str, x, startY, maxWidth, lineHeight) {
  const words = str.split(" ");
  let line = "";
  let y = startY;
  for (let i = 0; i < words.length; i++) {
    const testLine = line.length > 0 ? `${line} ${words[i]}` : words[i];
    if (textWidth(testLine) <= maxWidth) {
      line = testLine;
    } else {
      text(line, x, y);
      line = words[i];
      y += lineHeight;
    }
  }
  if (line.length > 0) {
    text(line, x, y);
    y += lineHeight;
  }
  return y;
}

function drawIntroOverlay(level) {
  introTimer--;
  const alpha = map(introTimer, INTRO_DURATION, 0, 220, 0, true);

  fill(0, alpha);
  noStroke();
  rect(0, 0, width, height);

  fill(255);
  textAlign(CENTER, CENTER);
  textSize(24);
  text(level.name, width / 2, height / 2 - 20);
  textSize(16);
  text(`YEAR: ${level.year} – ${level.location}`, width / 2, height / 2 + 10);

  if (introTimer <= 0 || keyIsDown(32)) {
    GAME_STATE = "PLAY";
  }
}

// --- Drawing helpers ---

function isInSafeZone(level, theta) {
  if (!level.safeZones) return false;
  for (const zone of level.safeZones) {
    if (theta >= zone.thetaStart && theta <= zone.thetaEnd) {
      return true;
    }
  }
  return false;
}

function drawSpiral(level) {
  noFill();
  beginShape();
  for (let t = 0; t <= maxTheta; t += 0.05) {
    const r = level.platformCurve(t);
    const x = centerX + r * Math.cos(t);
    const y = centerY + r * Math.sin(t);

    if (level.isPulseLevel && isInSafeZone(level, t)) {
      strokeWeight(12);
      stroke(
        Math.min(level.palette.spiral[0] + 40, 255),
        Math.min(level.palette.spiral[1] + 40, 255),
        Math.min(level.palette.spiral[2] + 40, 255)
      );
    } else {
      strokeWeight(4);
      stroke(level.palette.spiral);
    }
    vertex(x, y);
  }
  endShape();
}

function drawPortal(level) {
  noStroke();
  fill(level.palette.portal[0], level.palette.portal[1], level.palette.portal[2], 200);
  const pulse = 8 * Math.sin(frameCount * 0.05) + 24;
  ellipse(centerX, centerY, 32 + pulse, 32 + pulse);
  fill(255, 255, 255, 180);
  ellipse(centerX, centerY, 16 + pulse * 0.3, 16 + pulse * 0.3);
}

function updateAndDrawPulse(level) {
  if (!level.isPulseLevel) return;
  if (GAME_STATE !== "PLAY") return;

  if (!pulseActive) {
    if (pulseCooldown > 0) {
      pulseCooldown--;
    } else {
      pulseActive = true;
      pulseHeadTheta = 0;
    }
  } else {
    pulseHeadTheta += level.pulseSpeed;
    if (pulseHeadTheta >= maxTheta) {
      pulseActive = false;
      pulseCooldown = level.pulseIntervalFrames;
    }
  }

  if (pulseActive) {
    stroke(80, 230, 255);
    strokeWeight(6);
    noFill();
    beginShape();
    for (let t = 0; t <= pulseHeadTheta; t += 0.05) {
      const r = level.platformCurve(t);
      const x = centerX + r * Math.cos(t);
      const y = centerY + r * Math.sin(t);
      vertex(x, y);
    }
    endShape();

    noStroke();
    fill(120, 250, 255, 120);
    ellipse(centerX, centerY, 50, 50);
  }

  if (pulseActive && GAME_STATE === "PLAY" && invulnFrames <= 0) {
    const angleHit = player.theta <= pulseHeadTheta + 0.1;
    const dr = Math.abs(player.r - platformR(player.theta));
    if (angleHit && dr <= 20 && !isInSafeZone(level, player.theta)) {
      resetPlayerToStart();
    }
  }
}

function updateBossPull(level) {
  if (!level.isCoreBossLevel) {
    bossPullOffset = 0;
    return;
  }

  const total = bossDurationTotal || level.bossDurationFrames || LEVEL_TIME_LIMIT_FRAMES;
  const progress = 1 - levelTimeFramesRemaining / total;
  const maxPull = level.bossMaxPull || 200;
  bossPullOffset = constrain(maxPull * progress, 0, maxPull);
}

function drawEnemies() {
  enemies.forEach((e) => {
    if (freezeFrames <= 0) {
      e.update();
    }
    e.draw();

    // Simple collision: distance-based
    if (GAME_STATE === "PLAY" && invulnFrames <= 0) {
      const d = dist(player.x, player.y, e.x, e.y);
      const sameLevel = Math.abs(player.r - e.r) <= 18; // require roughly same platform level
      if (sameLevel && d < player.radius + 12) {
        resetPlayerToStart();
      }
    }
  });
}

function drawShards() {
  shards.forEach((s) => {
    s.update();
    s.draw();

    if (GAME_STATE === "PLAY" && !s.collected) {
      const d = dist(player.x, player.y, s.x, s.y);
      if (d < player.radius + 10) {
        s.collected = true;
        globalShardTotal++;
        shardsEarnedThisRun++;
        checkChronoCoreUnlock();
      }
    }
  });
}

function drawHUD(level) {
  noStroke();
  fill(230);
  textSize(14);
  textAlign(LEFT, TOP);
  text(level.name, 14, 12);
  text(`Theme hint: ${level.musicHint}`, 14, 30);
  text(`Year: ${level.year} — ${level.location}`, 14, 48);
  text("Arrow keys: run • X/Up/Space: jump", 14, 66);
  text("Down/C/Alt: drop • Air double-jump after 30 shards", 14, 82);

  // Warp progress bar
  const outerR = level.platformCurve(maxTheta);
  const progress = map(player.getR(), outerR, 0, 0, width * 0.45, true);
  const barY = height - 24;

  fill(60, 110, 150);
  rect(14, barY, width * 0.45, 10, 4);
  fill(120, 240, 180);
  rect(14, barY, progress, 10, 4);

  fill(230);
  textAlign(LEFT, CENTER);
  text("Warp Progress", 14, barY - 14);

  // Shard HUD
  const levelShardTotal = shards.length;
  textAlign(LEFT, TOP);
  text(`Time Shards: ${countCollectedInCurrentLevel()} / ${levelShardTotal}`, 14, 100);

  const invReady = globalShardTotal >= INVULN_SHARD_THRESHOLD;
  const freezeReady = globalShardTotal >= FREEZE_SHARD_THRESHOLD;

  let invStatus = `Invuln: locked (need ${INVULN_SHARD_THRESHOLD})`;
  if (invReady) {
    if (invulnFrames > 0) {
      invStatus = `Invuln: active (${Math.ceil(invulnFrames / 60)}s)`;
    } else if (invulnCooldown > 0) {
      invStatus = `Invuln: cooldown (${Math.ceil(invulnCooldown / 60)}s)`;
    } else {
      invStatus = "Invuln: ready (S/Ctrl)";
    }
  }

  let freezeStatus = `Freeze: locked (need ${FREEZE_SHARD_THRESHOLD})`;
  if (freezeReady) {
    if (freezeFrames > 0) {
      freezeStatus = `Freeze: active (${Math.ceil(freezeFrames / 60)}s)`;
    } else if (freezeCooldown > 0) {
      freezeStatus = `Freeze: cooldown (${Math.ceil(freezeCooldown / 60)}s)`;
    } else {
      freezeStatus = "Freeze: ready (D)";
    }
  }

  text(invStatus, 14, 116);
  text(freezeStatus, 14, 132);

  // Countdown timer (mm:ss)
  const secondsLeft = Math.max(0, Math.floor(levelTimeFramesRemaining / 60));
  const mm = nf(Math.floor(secondsLeft / 60), 2);
  const ss = nf(secondsLeft % 60, 2);
  textAlign(RIGHT, TOP);
  text(`Time: ${mm}:${ss}`, width - 16, 12);
}

// --- Level / game flow ---

function warpToNextLevel() {
  const level = currentLevelObj();
  if (level.isPulseLevel && currentLevel === CHRONO_CORE_INDEX) {
    unlockedLevels[BOSS_LEVEL_INDEX] = true;
    selectedLevelIndex = BOSS_LEVEL_INDEX;
    startLevel(BOSS_LEVEL_INDEX);
    return;
  }

  const next = Math.min(currentLevel + 1, levels.length - 1);
  if (next === CHRONO_CORE_INDEX && globalShardTotal < BOSS_SHARD_GOAL) {
    checkChronoCoreUnlock();
    GAME_STATE = "MAP";
    return;
  }
  if (next !== currentLevel && !unlockedLevels[next]) {
    unlockedLevels[next] = true;
  }
  checkChronoCoreUnlock();
  selectedLevelIndex = unlockedLevels[next] ? next : selectedLevelIndex;
  GAME_STATE = "MAP";
}

function resetPlayerToStart() {
  player = new Player();
}

function startLevel(idx) {
  currentLevelIndex = idx;
  currentLevel = idx;
  selectedLevelIndex = idx;
  resetPlayerToStart();
  generateEnemies();
  generateShards();
  bossPullOffset = 0;
  const level = levels[idx];
  bossDurationTotal = level.isCoreBossLevel
    ? level.bossDurationFrames || LEVEL_TIME_LIMIT_FRAMES
    : LEVEL_TIME_LIMIT_FRAMES;
  levelTimeFramesRemaining = bossDurationTotal;
  shardsEarnedThisRun = 0;
  if (level.isPulseLevel) {
    pulseActive = false;
    pulseHeadTheta = 0;
    pulseCooldown = 60; // first pulse quickly
    level.pulseIntervalFrames = level.pulseIntervalFrames || 10 * 60; // tighten repeat cadence
  }
  introTimer = INTRO_DURATION;
  GAME_STATE = "INTRO";
}

function handleLevelTimeout() {
  globalShardTotal = Math.max(0, globalShardTotal - shardsEarnedThisRun);
  shardsEarnedThisRun = 0;
  GAME_STATE = "MAP";
}

function handleBossVictory() {
  bossPullOffset = 0;
  shardsEarnedThisRun = 0;
  GAME_STATE = "MAP";
}

function generateEnemies() {
  enemies.length = 0;
  const level = currentLevelObj();
  const count = level.enemyCount || 6;
  const offsets = level.enemyOffsets || [-30, -10, 10, 30];

  // Stage 1 mixes Neanderthals with boulders; other stages use their default type
  if (currentLevel === 0) {
    const neanderCount = Math.min(2, count);

    for (let i = 0; i < count; i++) {
      const theta = map(i, 0, count, 0.5 * Math.PI, maxTheta - Math.PI);
      const offset = random(offsets);
      const subtype = i < neanderCount ? "neanderthal" : "boulder";
      enemies.push(new Enemy(theta, offset, subtype));
    }
    return;
  }

  for (let i = 0; i < count; i++) {
    const theta = map(i, 0, count, 0.5 * Math.PI, maxTheta - Math.PI);
    const offset = random(offsets);
    enemies.push(new Enemy(theta, offset));
  }
}

function generateShards() {
  shards.length = 0;
  const level = currentLevelObj();
  const count = typeof level.shardCount === "number" ? level.shardCount : 6;

  // Levels with shardCount === 0 intentionally have none (e.g., Chaos Core, Boss)
  if (count <= 0) return;

  for (let i = 0; i < count; i++) {
    const theta = map(i + 0.5, 0, count, 0.8 * Math.PI, maxTheta - 1.5 * Math.PI);
    // Keep shards close to the walkable band so they're reachable
    const offset = i % 2 === 0 ? -16 : 16;
    shards.push(new TimeShard(theta, offset));
  }
}

function countCollectedInCurrentLevel() {
  let c = 0;
  shards.forEach((s) => {
    if (s.collected) c++;
  });
  return c;
}

function checkChronoCoreUnlock() {
  if (!unlockedLevels[CHRONO_CORE_INDEX] && globalShardTotal >= BOSS_SHARD_GOAL) {
    unlockedLevels[CHRONO_CORE_INDEX] = true;
  }
}
